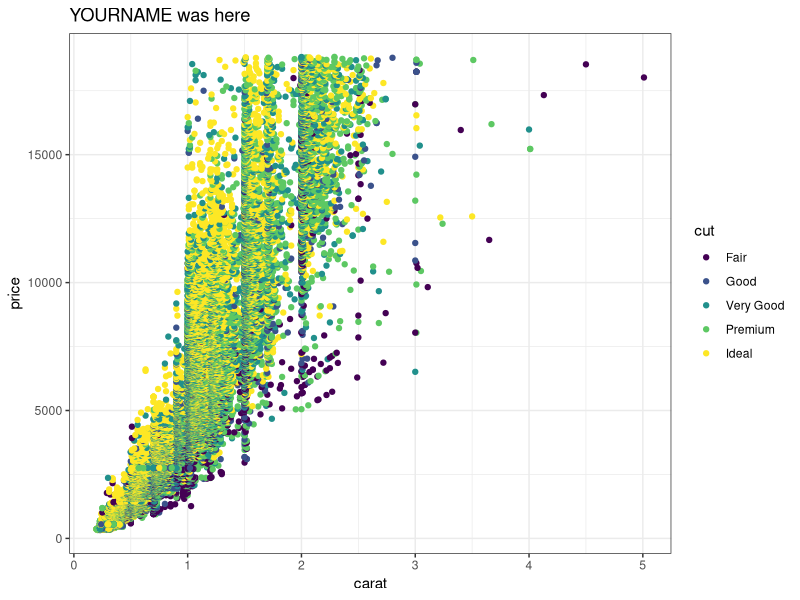
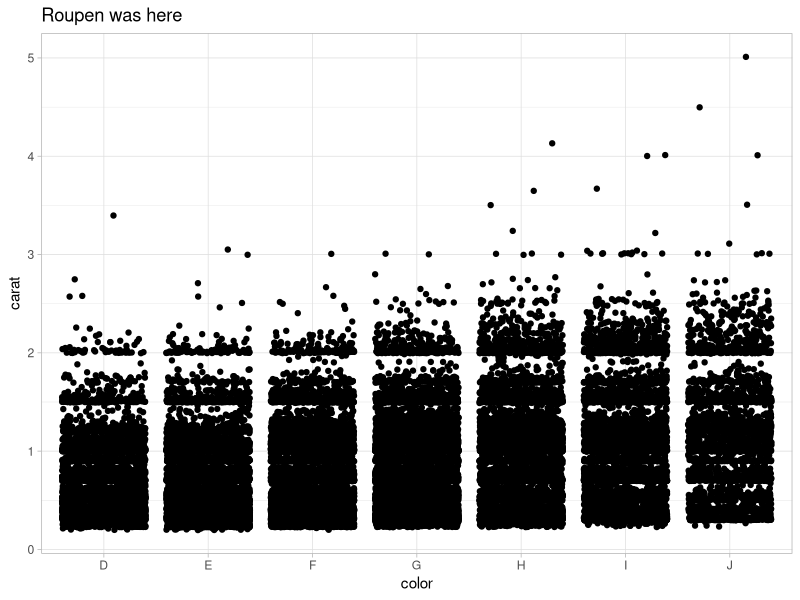
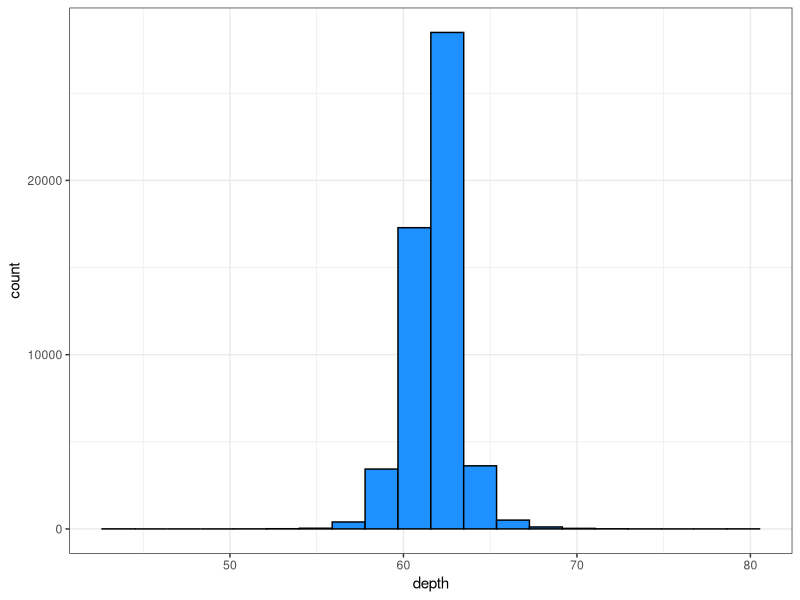

Generate these figures, in order, with R:
## ---- chunk 1
knitr::opts_chunk$set(echo = TRUE)
library(tidyverse)
## ---- chunk 2
# Partner 1: 
# Run the code below to see the original graph
# Change the code below to make the point color change based on 'cut', and update the theme to theme_bw(). Update the title to include your first name. 

ggplot(data = diamonds, aes(x = carat, y = price)) +
  geom_point(aes(color = cut)) +
  theme_bw() +
  labs(title = "YOURNAME was here")
## ---- chunk 3
# Partner 2: 
# Run the code below to see the original graph
# Change the code below to make the geom a geom_jitter, and update the theme to theme_light. Update the title to include your first name. 

ggplot(data = diamonds, aes(x = color, y = carat)) +
  geom_jitter() +
  theme_light() +
  labs(title = "Roupen was here")
## ---- chunk 4

# A histogram!
ggplot(data = diamonds, aes(x = depth)) +
  geom_histogram(bins = 20, col = "black",
  fill = "dodgerblue") +
  theme_bw()



## ---- chunk 5

